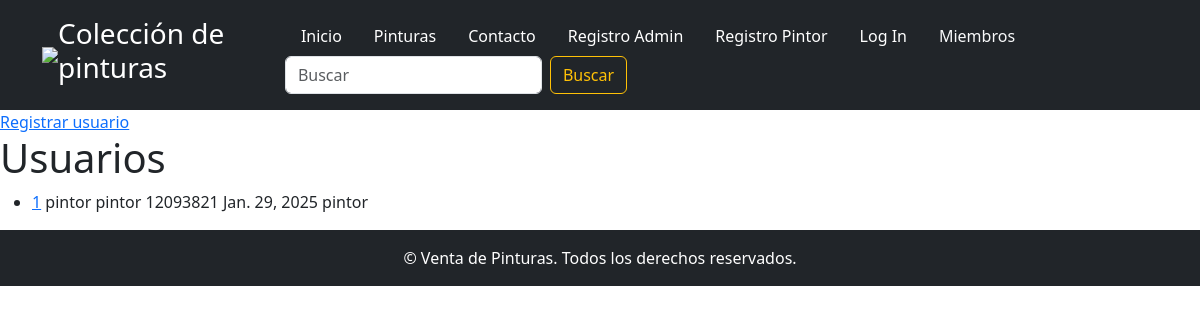
The page /pintores/ on the database its author committed.
### usuarios/models.py (models this page shows)
class Pintor(models.Model):
  firstname = models.CharField(max_length=50)
  lastname = models.CharField(max_length=50)
  email = models.EmailField(max_length=50)
  phone = models.IntegerField(null=True)
  joined_date = models.DateField(null=True)
  password = models.CharField(max_length=8)
  tipoUsuario = models.CharField(max_length=20, choices=[('admin', 'Admin'), ('pintor', 'pintor')], default='pintor')

### usuarios/views.py (the view)
# urls.py: path('pintores/', views.pintores, name="pintores" ),
def pintores(request):
  pintores = Pintor.objects.all().values()
  template = loader.get_template('todosLosPintores.html')
  context = {
    'pintores': pintores,
  }
  return HttpResponse(template.render(context, request))

### usuarios/templates/todosLosPintores.html (shortened to what this page needs)
{% extends "master.html" %}
{% block contenido %}
    <header>
        <a href="/crear-pintor">Registrar usuario</a>
        <h1>Usuarios </h1>
    </header>
    <main>
        <ul>
            {% for m in pintores %}
                {% if  m.firstname    %}
                <li> <a href="detalles/{{m.id}}">{{m.id}}</a> {{ m.firstname }} {{ m.lastname }} {{ m.phone }} {{ m.joined_date }}  {{m.tipoUsuario}}</li>
                {% endif %}
            {% endfor %}
        </ul>
    </main>
{% endblock %}

### rows shown on the page
Pintor: id "1", firstname "pintor", lastname "pintor", phone "12093821", joined_date "Jan. 29, 2025", tipoUsuario "pintor"
